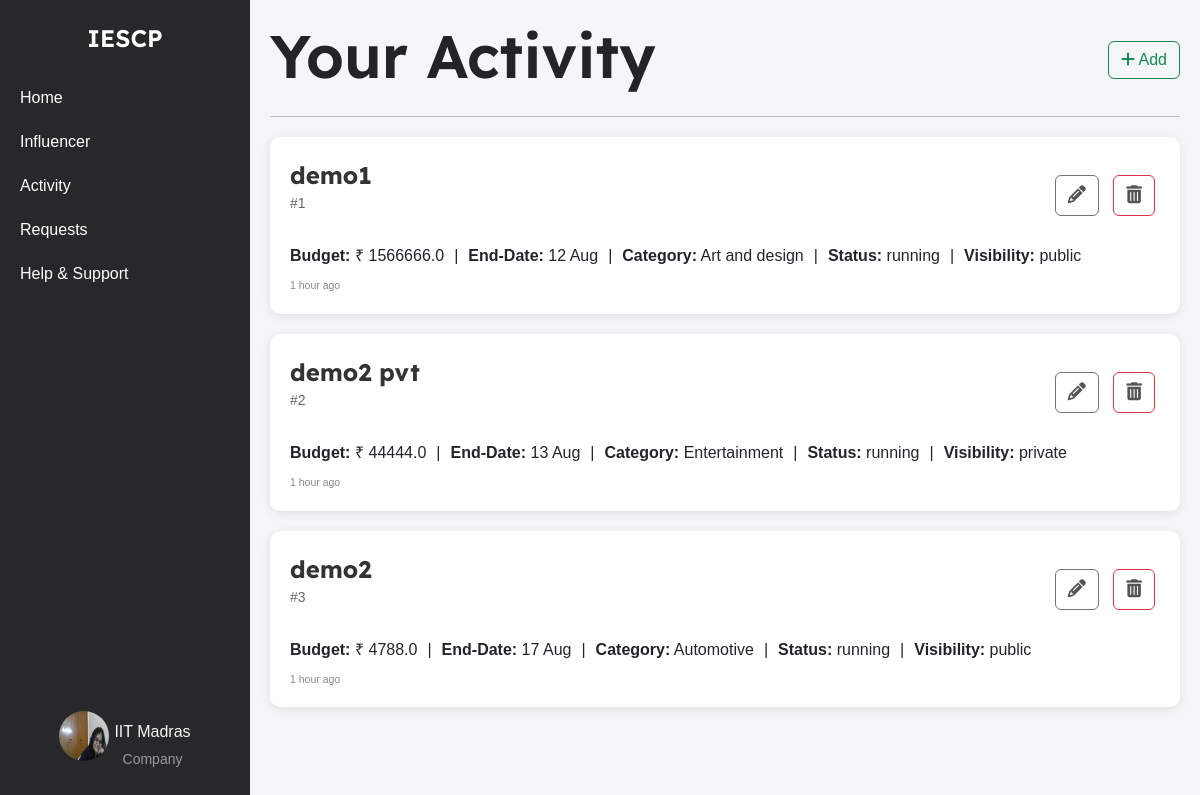
Screenshot of /company/activity (signed in) with the database file from the repository.
### models.py (models this page shows)
class Company(db.Model):
    __tablename__ = 'company'
    id = db.Column(db.Integer, primary_key=True)
    company_name = db.Column(db.String(100), nullable=False)
    username = db.Column(db.String(50), unique=True, nullable=False)
    email = db.Column(db.String(120), unique=True, nullable=False)
    password_hash = db.Column(db.String(128), nullable=False)
    phone_number = db.Column(db.String(20), nullable=False)
    address = db.Column(db.String(200), nullable=False)
    industry = db.Column(db.String(100), nullable=False)
    other_industry = db.Column(db.String(100), nullable=True)
    website = db.Column(db.String(200), nullable=False)
    description = db.Column(db.Text, nullable=False)
    social_media_link = db.Column(db.String(200), nullable=False)
    logo = db.Column(db.String(200), nullable=False)
    campaigns = db.relationship('Campaign', backref='company', lazy=True)

class Campaign(db.Model):
    __tablename__ = 'campaign'
    id = db.Column(db.Integer, primary_key=True)
    title = db.Column(db.String(200), nullable=False)
    description = db.Column(db.Text, nullable=False)
    budget = db.Column(db.Float, nullable=False)
    start_date = db.Column(db.Date, nullable=False)
    end_date = db.Column(db.Date, nullable=False)
    company_id = db.Column(db.Integer, db.ForeignKey('company.id'), nullable=False)
    status = db.Column(db.String(50), nullable=False, default='pending')
    category = db.Column(db.String(255), nullable=False)
    created_at = db.Column(db.DateTime, nullable=False, default=datetime.utcnow)
    visibility = db.Column(db.String(50), nullable=False, default='public')
    influencers = db.relationship('Influencer', secondary=influencer_campaign_association, back_populates='campaigns')
    @property
    def created_at_ist(self):
        utc_time = self.created_at.replace(tzinfo=timezone('UTC'))
        ist_time = utc_time.astimezone(timezone('Asia/Kolkata'))
        return ist_time

### company_routes.py (the view)
@app.route('/company/activity')
@company_auth_required
def company_activity():
    user = Company.query.get(session['company_id'])
    campaign = Campaign.query.filter_by(company_id=session['company_id']).all()
    return render_template('company_activity.html', campaigns=campaign, user=user)

### company_routes.py (called while the page is built)
def company_auth_required(func):
    @wraps(func)
    def func3(*args, **kwargs):
        if 'company_id' in session:
            return func(*args, **kwargs)
        else:
            flash("Please login first")
            return redirect(url_for('company_login'))
    return func3

### templates/company_activity.html (shortened to what this page needs)
{% extends 'layout.html' %}
{% block content %}
    <div class="container-box">
        <div class="sidebar">
            <div class="logo">IESCP</div>
            <ul>
                <li><a href="{{url_for('company_home')}}">Home</a></li>
                <li><a href="{{url_for('influencer_search')}}">Influencer</a></li>
                <li><a href="{{url_for('company_activity')}}">Activity</a></li>
                <li><a href="{{url_for('company_requests')}}">Requests</a></li>
                <li><a href="#">Help & Support</a></li>
            </ul>
            <div class="profile">
                <a href="{{ url_for('company_dashboard') }}">
                    <img src="{{ url_for('static', filename='profile_upload/company/' + user.username + '/' + user.logo) }}" alt="Profile Picture">
                    <div class="profile-name-category">
                        <span class="company_name">{{ user.company_name }}</span>
                        <span class="category">Company</span>
                    </div>
                </a>
            </div>
        </div>
        <div class="container">
            <div class="activity-heading">
                <h1>Your Activity</h1>
                <a href="{{url_for('campaign_add')}}" class="btn btn-outline-success"><i class="fa-solid fa-plus"></i> Add</a>
            </div>
            <hr>
            {% for campaign in campaigns %}
            <div class="campaign">
                <div class="campaign-main-details">
                    <div class="campaign-title">
                        <a href="{{ url_for('campaign_view', campaign_id=campaign.id) }}">{{ campaign.title }}</a>
                        <p>#{{ campaign.id }}</p>
                    </div>
                    <div class="campaign-actions">
                        <a href="{{ url_for('campaign_edit', campaign_id=campaign.id) }}" class="btn btn-outline-secondary">
                            <i class="fa fa-pencil "></i>
                        </a>
                        <a href="{{ url_for('campaign_delete', campaign_id=campaign.id) }}" class="btn btn-outline-danger">
                            <i class="fa fa-trash"></i>
                        </a>
                    </div>
                </div>
                <div class="campaign-details">
                    <div>
                        <strong>Budget:</strong> &#x20B9; {{ campaign.budget }}
                    </div> |
                    <div>
                        <strong>End-Date:</strong> {{ campaign.end_date.strftime('%d %b') }}
                    </div> |
                    <div>
                        <strong>Category:</strong> {{ campaign.category }}
                    </div> |
                    <div>
                        <strong>Status:</strong> {{ campaign.status }}
                    </div> |
                    <div>
                        <strong>Visibility:</strong> {{ campaign.visibility }}
                    </div>
                </div>
                <div class="campaign-meta">
                    <small class="campaign-timestamp" data-created-at="{{ campaign.created_at_ist.isoformat() }}"></small>
                </div>
            </div>
            {% endfor %}
        </div>
    </div>
{% endblock %}

### templates/layout.html (shortened to what this page needs)
<!DOCTYPE html>
<html lang="en">
<head>
    <link rel="stylesheet" href="https://cdn.jsdelivr.net/npm/bootstrap@5.3.3/dist/css/bootstrap.min.css">
</head>
<body>
    {% block content %}
    {% endblock %}
</body>
</html>

### templates/company_activity.html (style rules this page uses)
body { font-family: Arial, sans-serif; margin: 0; padding: 0; height: 100vh; background-color: #f4f6f8; overflow: hidden; }
.container-box { display: flex; width: 100%; height: 100vh; }
a { text-decoration: none; color: whitesmoke; }
.sidebar { width: 250px; background-color: #28282B; color: white; display: flex; flex-direction: column; align-items: center; padding-top: 20px; position: sticky; top: 0; height: 100vh; overflow-y: auto; }
.sidebar .logo { font-size: 24px; font-weight: bold; margin-bottom: 20px; font-family: 'Lexend Deca', sans-serif; font-weight: 600; }
.sidebar ul { list-style-type: none; padding: 0; width: 100%; }
.sidebar ul li { width: 100%; }
.sidebar ul li a { display: block; padding: 10px 20px; color: white; text-decoration: none; }
.sidebar .profile { margin-top: auto; text-align: center; padding: 10px; }
.profile .category { font-size: 14px; color: #999; margin-top: 5px; }
.sidebar .profile img { width: 50px; height: 50px; border-radius: 50%; margin-bottom: 5px; }
.profile { display: flex; flex-direction: column; align-items: center; text-align: center; padding: 10px; margin-bottom: 20px; }
.profile a { display: flex; align-items: center; text-align: center; justify-content: center; gap: 5px; }
.profile-name-category { display: flex; flex-direction: column; align-items: center; text-align: center; justify-content: center; padding-top: 13px; }
.container .activity-heading { display: flex; justify-content: space-between; align-items: center; }
.container .activity-heading h1 { font-size: 60px; font-weight: bold; font-family: 'Lexend Deca', sans-serif; font-weight: 600; }
.campaign { background-color: #ffffff; padding: 20px; border-radius: 10px; box-shadow: 0 2px 10px rgba(0, 0, 0, 0.1); margin: 20px 0; transition: transform 0.2s, box-shadow 0.2s; position: relative; }
.campaign-main-details { display: flex; justify-content: space-between; align-items: center; margin-bottom: 10px; }
.campaign-title { display: flex; flex-direction: column; }
.campaign-title a { font-size: 24px; font-weight: bold; font-family: 'Lexend Deca', sans-serif; color: #333; text-decoration: none; }
.campaign-title p { font-size: 14px; color: #555; }
.campaign-actions a { margin: 0 5px; font-size: 18px; color: #555; }
.campaign-actions { position: relative; }
.campaign-details { display: flex; gap: 10px; margin-bottom: 10px; }
.campaign p { font-size: 14px; color: #666; margin-bottom: 20px; }
.campaign-meta { display: flex; justify-content: space-between; font-size: 12px; color: #888; }
.container { flex: 1; padding: 20px; overflow-y: auto; }

### rows the page displays
Company: username+logo (picture), company_name "IIT Madras"
Campaign: title "demo1", id "1", budget "1566666.0", end_date "12 Aug", category "Art and design", status "running", visibility "public"
Campaign: title "demo2 pvt", id "2", budget "44444.0", end_date "13 Aug", category "Entertainment", status "running", visibility "private"
Campaign: title "demo2", id "3", budget "4788.0", end_date "17 Aug", category "Automotive", status "running", visibility "public"
